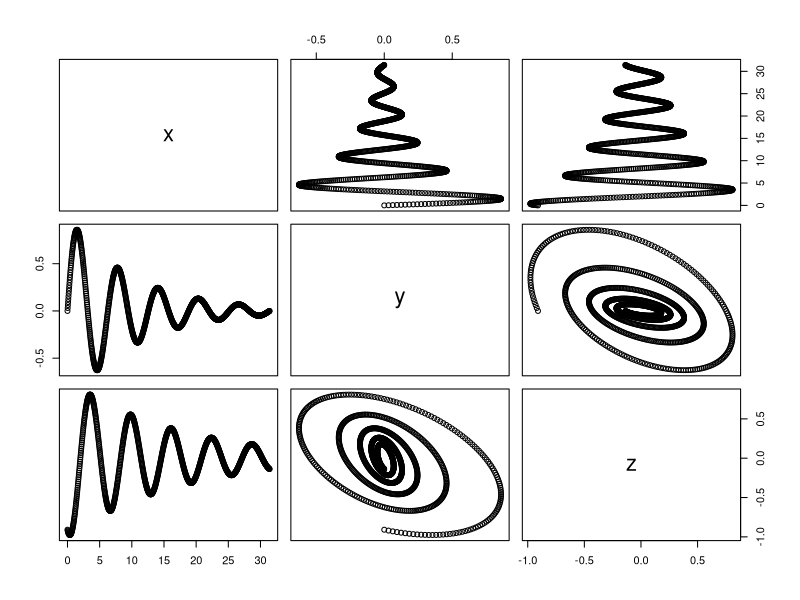
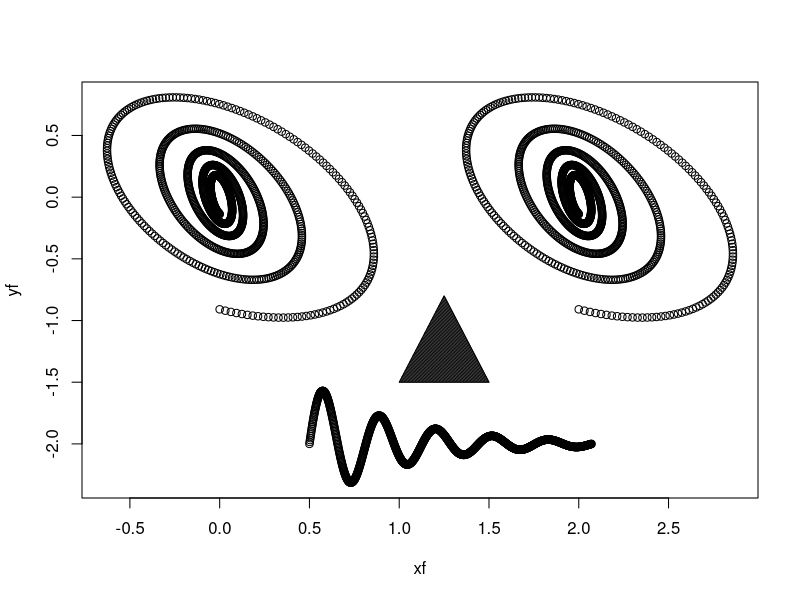

Write the R code that produced these figures, in order.
## Robin
# Create some imaginary data and plot
x = seq(0, 10 * pi, length.out = 1000)
y = sin(x) * exp(-0.1 * x)
z = sin(x - 2) * exp(-0.06 * x)
plot(data.frame(x, y, z))

## Andy
# ... Add your lines here

## Wally
par(ask=T)
xf =c(y,2+y,x/20+0.5)
yf = c(z,z,y/2-2)
plot(xf,yf); polygon(c(1,1.25,1.5),c(-1.5,-0.8,-1.5),density=100)





# Person 3 ...
